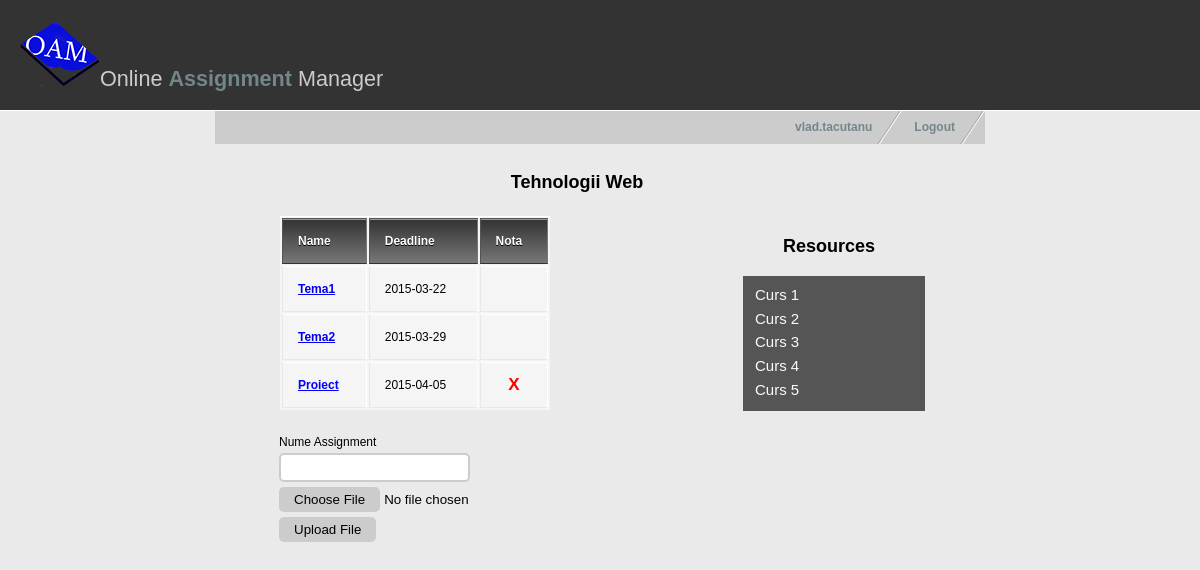
/studentcourse.php?name=Tehnologii Web (signed in), run on the app's committed database.
### tables this page shows
CREATE TABLE Resource(
  IdResursa INT(10) PRIMARY KEY,
  Nume VARCHAR(50) NOT NULL,
  IdMaterie INT(10) NOT NULL,
  Path VARCHAR(255),
  FOREIGN KEY(IdMaterie) REFERENCES Materie(IdMaterie)
  );

### studentcourse.php (the view, shortened to what this page needs)
<!DOCTYPE html>
<?php
  $username = $_SESSION['username'];
  $numemat=$_GET["name"];
?>
<html xmlns="http://www.w3.org/1999/xhtml" xml:lang="en" lang="en">
<head>
<link href="style.css" rel="stylesheet" type="text/css" />
</head>
<body>
<div id="header">
  <h1><img src="images/oamlogo3.png" alt="" />Online <span style="font-weight:bold; color:#73868C;">Assignment</span> Manager</h1>
</div>
<div id="container">
    <ul id="nav">
      <li><a href="index.html">Logout</a></li>
      <li><a href="studentindex.php"><?php echo $username ?></a></li>
    </ul>
    <div id="studcoursetitle">
      <h3 id="res2"><?php echo $numemat?></h3>
    </div>
  <div id="contentleft">
    <table>
      <thead>
        <tr>
          <th>Name</th>
          <th>Deadline</th>
          <th>Nota</th>
        </tr>
      </thead>
      <tbody>
	  <?php
		$result = mysql_query("SELECT A.t as titlu, A.p as path, A.d as due, B.n as nota, A.type as tip FROM (select assignment.IdAssignment as id,
    assignment.titlu as t,assignment.path as p,assignment.duedate as d, assignment.tip as type
from assignment JOIN materie ON materie.IdMaterie=assignment.IdMaterie
where materie.nume='$numemat') AS A
LEFT JOIN
 (select assignment.IdAssignment as id, nota.Nota as n from assignment
JOIN materie ON materie.IdMaterie=assignment.IdMaterie
JOIN submission ON submission.IdAssignment = assignment.IdAssignment
Join nota on submission.IdSubmission = nota.IdSubmission
join student on submission.IdStudent = student.IdStudent
join account on student.IdAccount = account.IdAccount
where materie.nume='$numemat'
and account.Username = '$username') AS B
ON A.id = B.id
ORDER BY due;");
		while($line = mysql_fetch_array($result, MYSQL_ASSOC)) {
		    if($line["tip"]=='Tema'){
				echo '<tr>
				  <td><a href="',$line["path"],'"><strong>',$line["titlu"],'</strong></a></td>
				  <td>',$line["due"],'</td>
				  <td>',$line["nota"],'</td>
				</tr>';
			}
			else{
				$result1=mysql_query("select student.IdStudent as idstud from account
											join student on account.IdAccount=student.IdAccount
											where account.Username='emilian.mitocariu'");
				$line1=mysql_fetch_array($result1, MYSQL_ASSOC);
				$idstud=$line1["idstud"];
				$result2 = mysql_query("select assignment.IdAssignment as idassign from assignment
											join materie on materie.idMaterie=assignment.idMaterie
											where materie.nume = '$numemat'");
				$medie=0;
				$nr=0;
				while($line2 = mysql_fetch_array($result2, MYSQL_ASSOC)){
						$idassign = $line2["idassign"];
						$result3 = mysql_query("select nota.Nota as nota from nota
													join submission on submission.IdSubmission=nota.IdSubmission
													join assignment on assignment.IdAssignment=submission.IdAssignment
													where assignment.IdAssignment=$idassign and submission.IdStudent=$idstud");
						$line3 = mysql_fetch_array($result3, MYSQL_ASSOC);
						if(is_null($line3["nota"])){
							$nr=$nr+1;
						}else{
							$nr=$nr+1;
							$medie=$medie+$line3["nota"];
						}
				}
				$medie=$medie/$nr;
				if($medie>5){
					echo '<tr>
					  <td><a href="',$line["path"],'"><strong>',$line["titlu"],'</strong></a></td>
					  <td>',$line["due"],'</td>
					  <td>',$line["nota"],'</td>
					</tr>';
				}else{
					echo '<tr>
					  <td><a href="',$line["path"],'"><strong>',$line["titlu"],'</strong></a></td>
					  <td>',$line["due"],'</td>
					  <td style="color:#FF0000; text-align:center; font-weight:bold; font-size:17px;">X</td>
					</tr>';
				}
			}
       }
         ?>
      </tbody>
    </table>
	<form action="uploadstud.php" method="post" enctype='multipart/form-data' class="formular"><br>
		Nume Assignment<input type="text" name="numetema"><br>
		<input type="file" name="uploadFile" class="file-upload">
		<input type="submit"  name="submit" value="Upload File" class="submit-upload">
	</form>
  </div>
  <div id="contentright">
    <h3 id="res">Resources</h3>
    <ul id="resources">
	<?php
		$result = mysql_query("select resource.nume as n,resource.path as p
			from resource JOIN materie ON materie.IdMaterie=resource.IdMaterie
			where materie.nume='$numemat';");
		while($line = mysql_fetch_array($result, MYSQL_ASSOC)) {
	?>
		<li><a href="<?php print $line["p"]?>"><?php print $line["n"]?></a></li>
    <?php }?>
    </ul>
  </div>
</div>

### style.css (style rules this page uses)
body { margin: 0; padding: 0; font: 75% tahoma, Verdana, Arial, sans-serif; line-height: 1.8em; background: #eaeaea url(images/bg.jpg) top left repeat-x; }
#header { background: #333; padding: 20px; border-bottom: 1px solid #fff; }
#header h1 { padding: 0; margin: 0; font-family: Georgia, sans-serif; font-weight: normal; font-size: 180%; color: #ccc; }
#container { width: 770px; margin: 0 auto; padding: 0; }
#nav { float: right; width: 100%; margin: 0; padding: 0px; list-style: none; background: #ccc; }
#nav li { float: right; margin: 0; padding: 0; }
#nav a { float:left; display: block; padding: 0.5em 2.5em 0.5em 1em; text-decoration: none; font-weight: bold; font-size: 100%; color: #73868c; background: #ccc url(images/nav_slant.gif) no-repeat top right; }
#studcoursetitle { float: left; margin-top: 10px; width: 700px; height: 40px; padding: 0 1em 1em 1em; }
#contentleft { float: left; margin-top: 10px; width: 450px; padding: 0 1em 1em 1em; }
#contentright { margin-top: 0px; float: right; width: 230px; padding: 1em 1em 1em 2em; }
table { background: #f5f5f5; border-collapse: separate; box-shadow: inset 0 1px 0 #fff; font-size: 12px; line-height: 24px; margin-left: 53px; text-align: left; width: 270px; }
th { background: linear-gradient(#333, #777); border-left: 1px solid #555; border-right: 1px solid #777; border-top: 1px solid #555; border-bottom: 1px solid #333; box-shadow: inset 0 1px 0 #999; color: #fff; font-weight: bold; padding: 10px 15px; position: relative; text-shadow: 0 1px 0 #000; }
td { border-right: 1px solid #fff; border-left: 1px solid #e8e8e8; border-top: 1px solid #fff; border-bottom: 1px solid #e8e8e8; padding: 10px 15px; position: relative; }
h1 { font-family: Georgia, serif; font-size: 180%; padding: 30px 0 10px 0; color: #73868c; }
#res { font-family: helvetica, Verdana, Arial; font-size: 18px; padding-left: 40px; }
#res2 { font-family: helvetica, Verdana, Arial; font-size: 18px; text-align: center; }
#resources { width: 170px; list-style: none; margin: 0; padding: 0; background: #303030; opacity: 0.8; padding: 0.7em 0em 0.7em 1em; }
#resources a { text-decoration: none; color: #FFF; font-size: 15px; }
form input[type=text] { padding:5px; border:2px solid #ccc; -webkit-border-radius: 5px; border-radius: 5px; }
.submit-upload { margin-top: 5px; padding:5px 15px; background:#ccc; border:0 none; cursor:pointer; -webkit-border-radius: 5px; border-radius: 5px; }
.formular { width: 250px; margin-left: 52px; }

### data on the page
resource: Nume "Curs 1"
resource: Nume "Curs 2"
resource: Nume "Curs 3"
resource: Nume "Curs 4"
resource: Nume "Curs 5"

### other printed values
$username "vlad.tacutanu"
$numemat "Tehnologii Web"
$line["titlu"] "Tema1"
$line["due"] "2015-03-22"
$line["titlu"] "Tema2"
$line["due"] "2015-03-29"
$line["titlu"] "Proiect"
$line["due"] "2015-04-05"
